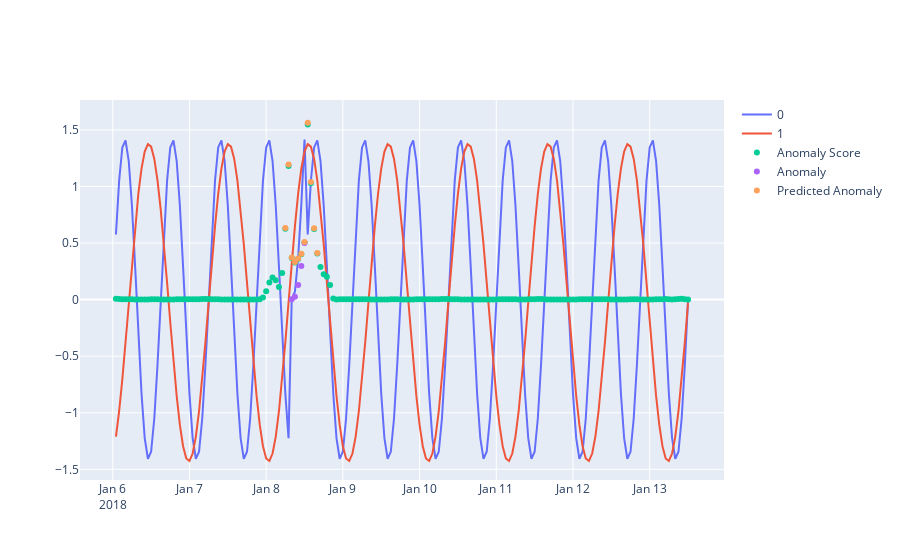

This figure's notebook cell:
### Code cell
# Plot sensor values, anomalies, anomaly score and predicted anomalies
fig = go.Figure()
[fig.add_trace(go.Scatter(x=df_test_trans.index, y=df_test_trans[i], name = i)) for i in df_test_trans]
fig.add_trace(go.Scatter(x=df_error.index, y=df_error, name = 'Anomaly Score', mode='markers'))
fig.add_trace(go.Scatter(x=df_test_anomaly.index, y=df_test_anomaly['Anomaly'], name = 'Anomaly', mode='markers'))
fig.add_trace(go.Scatter(x=df_test_anomaly.index, y=1.01*df_test_anomaly['Predicted Anomaly'], name = 'Predicted Anomaly', mode='markers'))
fig.show()

### Figure 1 — Plotly figure (JSON) as saved in the notebook; plotly's stock layout.template omitted (floating-point values rounded to 4 significant figures; data arrays with more than 128 entries replaced by an {"elided": "..."} marker saying what was removed)
{"data": [{"name": "0", "type": "scatter", "x": {"elided": "180 str values"}, "y": {"elided": "180 float values"}}, {"name": "1", "type": "scatter", "x": {"elided": "180 str values"}, "y": {"elided": "180 float values"}}, {"mode": "markers", "name": "Anomaly Score", "type": "scatter", "x": {"elided": "180 str values"}, "y": {"elided": "180 float values"}}, {"mode": "markers", "name": "Anomaly", "type": "scatter", "x": {"elided": "180 str values"}, "y": {"elided": "180 float values"}}, {"mode": "markers", "name": "Predicted Anomaly", "type": "scatter", "x": {"elided": "180 str values"}, "y": {"elided": "180 float values"}}], "layout": {}}
